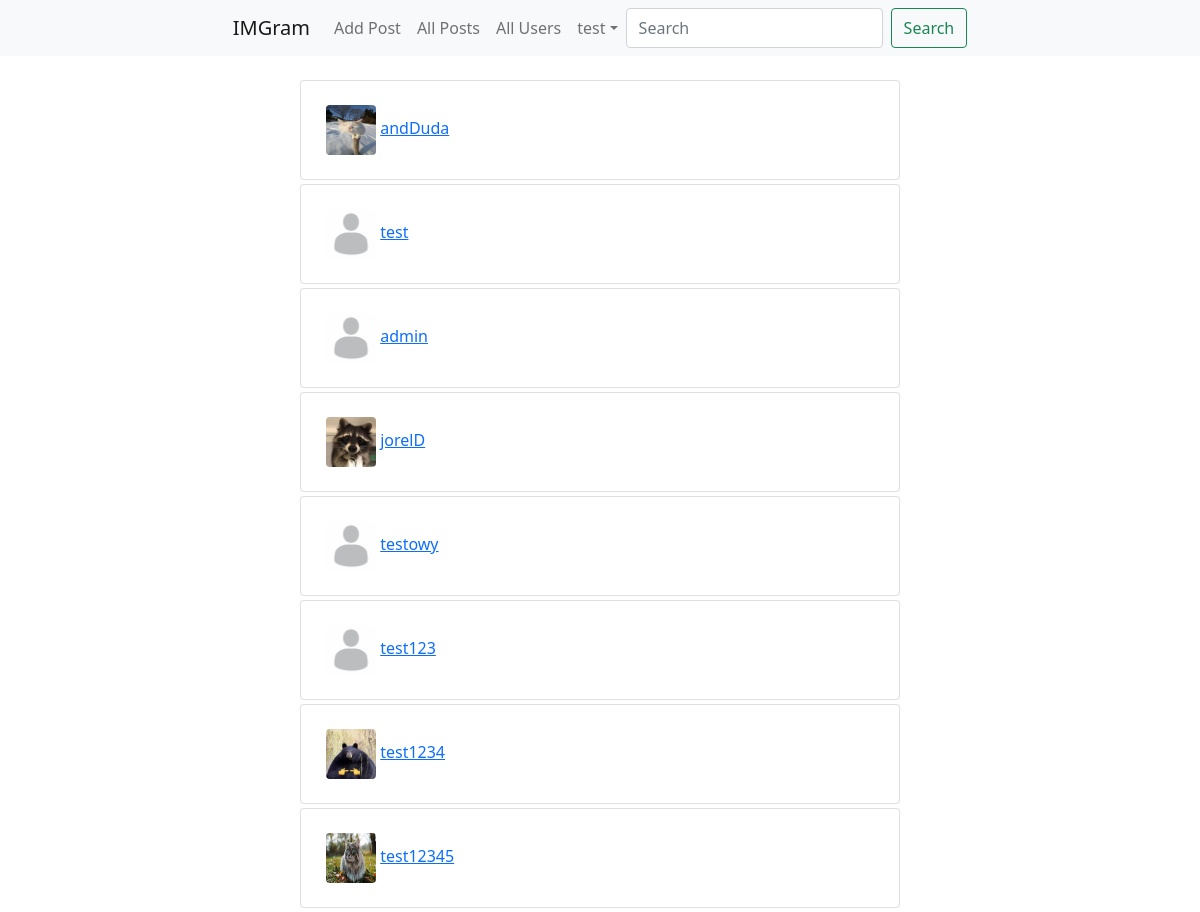
/users_list/ (signed in), run on the app's committed database.
### testgram/models.py (models this page shows, shortened)
class Profile(models.Model):
    user = models.OneToOneField(User, null=True, on_delete=models.CASCADE)
    avatar = models.ImageField(null=True, blank=True, upload_to="images/avatars/")
    biography = models.TextField()
    followers = models.ManyToManyField(User, related_name='profile_followers')
    follows = models.ManyToManyField(User, related_name='profile_follows')

### testgram/views.py (the view)
# urls.py: path('users_list/', Profile_List_View.as_view(), name="users_list"),
class Profile_List_View(ListView):
    template_name = 'users_list.html'
    model = Profile
    context_object_name = 'profiles'

### templates/users_list.html
{% extends 'base.html' %}
{% load static %}
{% block content %}
{% for profile in profiles %}
        <center>
            <div class="card mb-1" style="max-width: 600px;">
                <div align="left" style="margin-left:25px;">
                    <br>
                    {% if profile.avatar %}
                        <img src="{{ profile.avatar.url }}" width=50 height=50 class="rounded">
                    {% else %}
                        <img src="{% static 'testgram/images/default.jpg' %}" width=50 height=50 class="rounded">
                    {% endif %}
                    <a href="{% url 'profile_details' profile.id %}">
                        {{ profile.user }}
                    </a>
                </div>
                <br>
            </div>
        </center>
{% empty %}
   add something to show no results
{% endfor %}
{% endblock %}

### templates/base.html (shortened to what this page needs)
<!doctype html>
<html lang="en">
  <head>
    <link href="https://cdn.jsdelivr.net/npm/bootstrap@5.1.3/dist/css/bootstrap.min.css" rel="stylesheet">
  </head>
  <body>
  <nav class="navbar navbar-expand-lg navbar-light bg-light">
    <div class="container-fluid">
      <div class="collapse navbar-collapse justify-content-center" id="navbarNavAltMarkup">
        <a class="navbar-brand" href="{% url 'home' %}">IMGram</a>
        <div class="navbar-nav">
          {% if user.is_authenticated %}
            <a class="nav-link" href="{% url 'post_add' %}">Add Post</a>
            <a class="nav-link" href="{% url 'post_list' %}">All Posts</a>
            <a class="nav-link" href="{% url 'users_list' %}">All Users</a>
            <div class="dropdown">
              <a class="nav-link dropdown-toggle" href="#" role="button" data-bs-toggle="dropdown" aria-expanded="false">{{user.username}}</a>
            </div>
          {% else %}
            <a class="nav-link" href="{% url 'login' %}">Login</a>
            <a class="nav-link" href="{% url 'register' %}">Register</a>
          {% endif %}
          <form class="d-flex" method='GET' action="{% url 'search_users' %}">
            <input class="form-control me-2" type="search" placeholder="Search" aria-label="Search" name="query">
            <button class="btn btn-outline-success" type="submit">Search</button>
          </form>
        </div>
      </div>
    </div>
  </nav>
  <br/>
  <div class = "main">
    {% block content %}
    {% endblock %}
  </div>
  </body>
</html>

### data on the page
Profile: avatar (picture), user "andDuda"
Profile: user "test"
Profile: user "admin"
Profile: avatar (picture), user "jorelD"
Profile: user "testowy"
Profile: user "test123"
Profile: avatar (picture), user "test1234"
Profile: avatar (picture), user "test12345"

### other printed values
{{ user.username }} "test"
